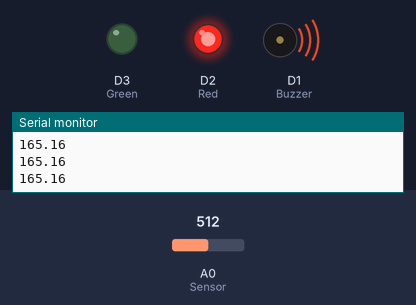
Simulated run of this sketch. Board: ESP8266 (NodeMCU). Shown: output pins drawn as LEDs (lit = HIGH), buzzer (waves = sounding, pin HIGH), the last lines printed to the serial monitor. The test bench sets the inputs (shaded band); at power-on: A0 (Sensor) = 512. WiFi joins after 1.5 s; servers stay silent unless stated.

Above: at 3.0 s.
3.1 s: A0 (Sensor) set to 119
4.6 s: A0 (Sensor) set to 99
At 5.2 s:
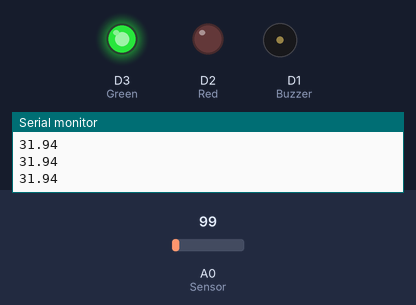
6.1 s: A0 (Sensor) set to 122
At 6.6 s:
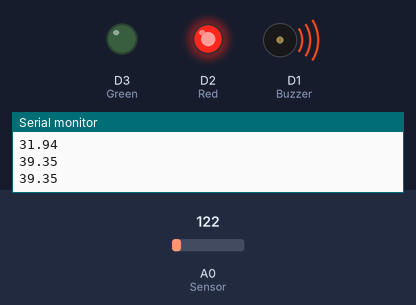
7.7 s: A0 (Sensor) set to 25
At 9.2 s:
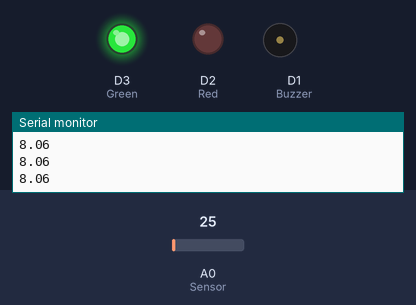
Timing chart, 0 to 10.3 s (numbered marks = the images above; inputs shaded):
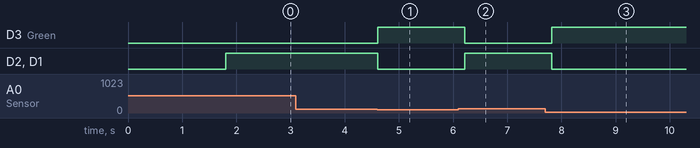

The sketch:

LM35_Sensor_ESP8266.ino
```cpp
#define BLYNK_PRINT Serial
#include <ESP8266WiFi.h>
#include <BlynkSimpleEsp8266.h>

char auth[] = "iEzOccbHiAx3dnYZxQtZX281xRWnozwy";
char ssid[] = "prateeksingh";
char pass[] = "kumar@12345";

BlynkTimer timer;

#define Buzzer D1
#define Green D3
#define Red D2
#define Sensor A0

float vref = 3.3;
float resolution = vref/1023;

void setup() {
  Serial.begin(9600);
  pinMode(Green, OUTPUT);
  pinMode(Red, OUTPUT);
  pinMode(Buzzer, OUTPUT);
  pinMode(Sensor, INPUT);
  Blynk.begin(auth, ssid, pass, "blynk.cloud", 80);
}

void sensor() {

 float temperature = analogRead(A0);
 temperature = (temperature*resolution);
 temperature = temperature*100;
 Serial.println(temperature);
Blynk.virtualWrite(V2, temperature);

if (temperature <= 35) {
    digitalWrite(Green, HIGH);
    digitalWrite(Red, LOW);
    digitalWrite(Buzzer, LOW);
    WidgetLED LED(V0);
    LED.on();
     WidgetLED LED1(V1);
    LED1.off();
  } else {
    Blynk.notify("Warning! Gas leak detected");
    digitalWrite(Green, LOW);
    digitalWrite(Red, HIGH);
    digitalWrite(Buzzer, HIGH);
    WidgetLED LED(V0);
    LED.off();
    WidgetLED LED1(V1);
    LED1.on();
  }
}
void loop() {
  sensor();
  Blynk.run();
  delay(200);
}
```

Measured:
- the behaviour switches between 109 and 108 on A0 (Sensor) (found by bisection; images 0 and 1)
- after the input at 4.6 s, D3 (Green): LOW → HIGH at once; D2 (Red), D1 (Buzzer): HIGH → LOW at once
- after the input at 6.1 s, D3 (Green): HIGH → LOW after 0.12 s; D2 (Red), D1 (Buzzer): LOW → HIGH after 0.12 s
- after the input at 7.7 s, D3 (Green): LOW → HIGH after 0.13 s; D2 (Red), D1 (Buzzer): HIGH → LOW after 0.13 s
